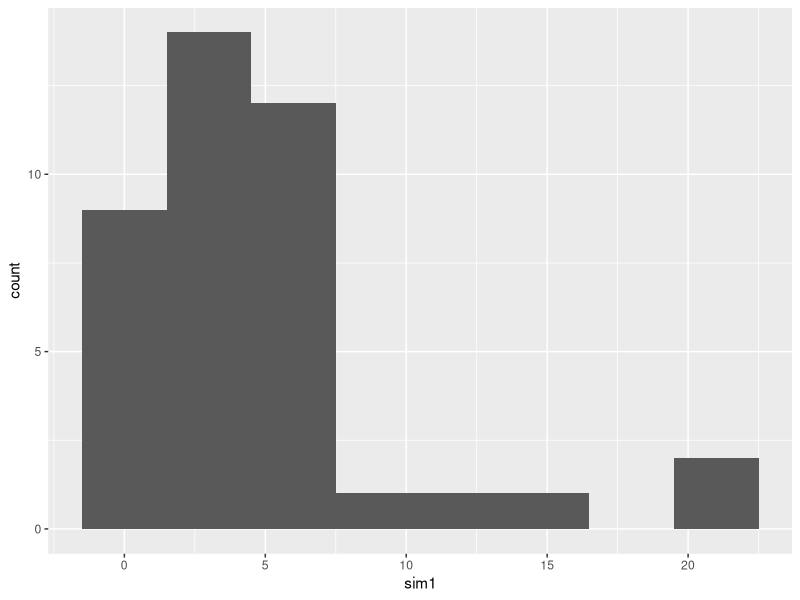
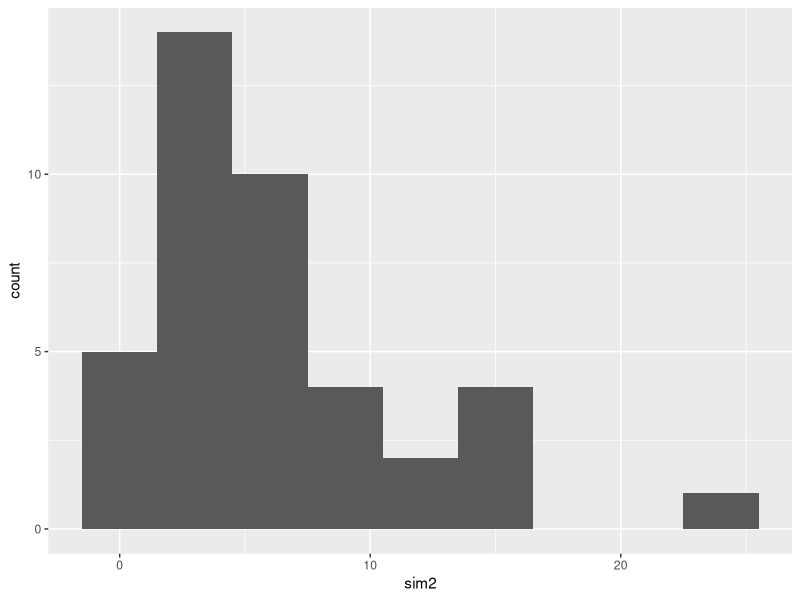
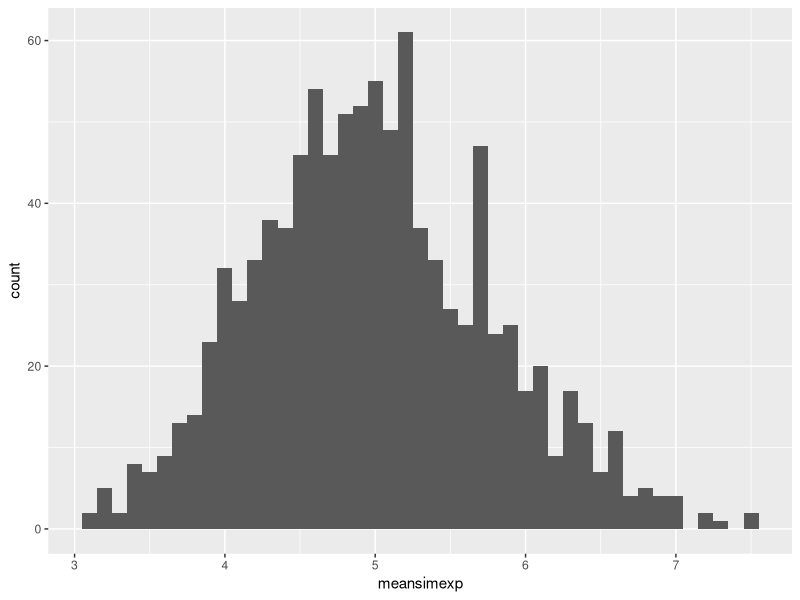
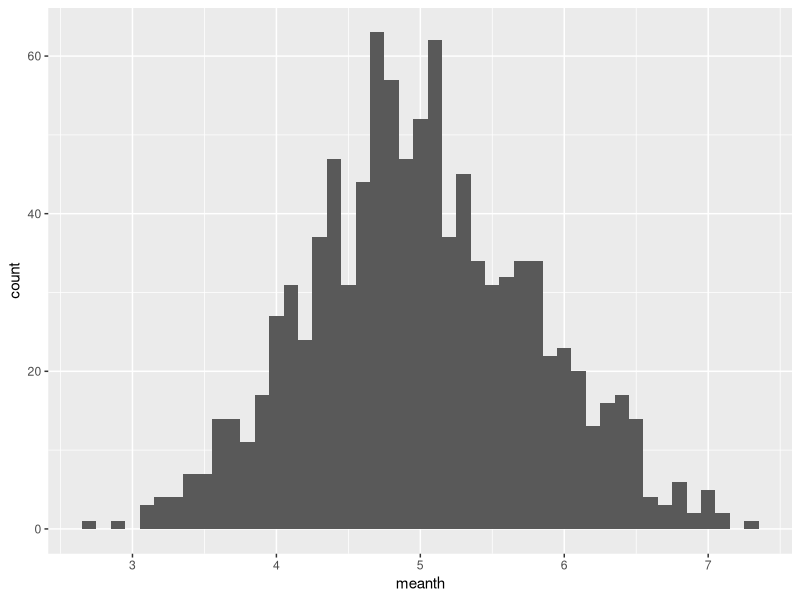

The R source for these figures, in order:
#load needed libraries, set some simulation parameters
library(ggplot2)
library(dplyr)
randseed <- 1
set.seed(1)
nexpsims <- 40
nmeansims <- 1000
#properties of source exponential dist
lambda <- 0.2
thmean <- 1/lambda
thsd <- 1/lambda
thvar <- thsd^2
#properties of theoretical CLT distribution
thmeanmean <- thmean
thmeansd <- thsd/sqrt(nexpsims)
thmeanvar <- thmeansd^2

#create simulated data
#create a set of data that is the means of 40 sets of exp data
msimdata <- matrix(ncol=nmeansims, nrow=nexpsims)
for (i in 1:nmeansims) {
	msimdata[,i] <- rexp(nexpsims, lambda)
}

#create nice tidy data frames to hold data
#sim data
dfdatasim <- data.frame(msimdata)
names(dfdatasim) <- paste('sim', as.character(1:nmeansims), sep='')
dfdatasim <- tbl_df(dfdatasim)
#means of sim data
dfmeansim <- tbl_df(data.frame(meansimexp=colMeans(msimdata)))

#create sim data for theoretical distribution of means
dfmeanth <- tbl_df(data.frame(meanth=rnorm(nmeansims,
	 mean=thmeanmean, sd=thmeansd)))

#calculate summary statistics of sim data and theoretical


#Compare sim results to theoretical
#hist of just simulated mean data
simmeanhist <- ggplot(data=dfmeansim, aes(x=meansimexp)) 
simmeanhist <- simmeanhist + geom_histogram(binwidth=0.1)

#hist of theoretical distribution
thmeanhist <- ggplot(data=dfmeanth, aes(x=meanth)) 
thmeanhist <- thmeanhist + geom_histogram(binwidth=0.1)

#hist of a individual sim cases
exphist1 <- ggplot(data=dfdatasim, aes(x=sim1)) + geom_histogram(binwidth=3)
exphist2 <- ggplot(data=dfdatasim, aes(x=sim2)) + geom_histogram(binwidth=3)


